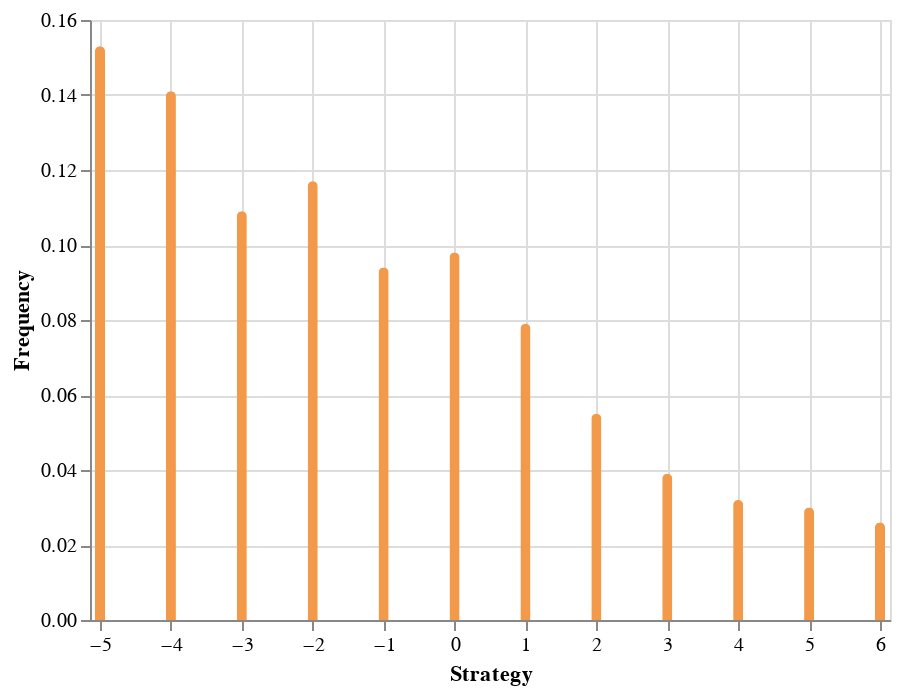

Notebook code for this chart:
### Code cell
import altair as alt
import pandas as pd
import numpy as np
print(len(global_strategies_average_numpy))

percentages = []

for i in range(min_strat, max_strat+1):
    percentages.append(len([strat for strat in global_strategies_average_numpy if strat == i])/len(global_strategies_average_numpy))
    

print(sum([percentages[0], percentages[1],percentages[2],percentages[3],percentages[4],percentages[5]]))
print(percentages)
data = pd.DataFrame({'Strategy': np.array([-5,-4,-3,-2,-1,0,1,2,3,4,5,6]),'Frequency':np.array(percentages),  'color':['#F2994A' for c in range(len(percentages))]})



bar = alt.Chart(data).mark_bar(
    cornerRadiusTopLeft=3,
    cornerRadiusTopRight=3
).encode(x=alt.X('x', scale=alt.Scale(domain=(min_strat, max_strat))), y='Frequency', ).encode(
    x=alt.X('Strategy', scale=alt.Scale(domain=(min_strat, max_strat))),
    color=alt.Color('color', scale=None)
)





bar

### Figure 1 — Vega-Lite specification as saved in the notebook (floating-point values rounded to 4 significant figures)
{"config": {"view": {"continuousWidth": 400, "continuousHeight": 300}}, "data": {"name": "data-8ecc0a547828d2fc8ec3cd393f0ba197"}, "mark": {"type": "bar", "cornerRadiusTopLeft": 3, "cornerRadiusTopRight": 3}, "encoding": {"color": {"type": "nominal", "field": "color", "scale": null}, "x": {"type": "quantitative", "field": "Strategy", "scale": {"domain": [-5, 6]}}, "y": {"type": "quantitative", "field": "Frequency"}}, "$schema": "https://vega.github.io/schema/vega-lite/v4.8.1.json", "datasets": {"data-8ecc0a547828d2fc8ec3cd393f0ba197": [{"Strategy": -5, "Frequency": 0.153, "color": "#F2994A"}, {"Strategy": -4, "Frequency": 0.141, "color": "#F2994A"}, {"Strategy": -3, "Frequency": 0.109, "color": "#F2994A"}, {"Strategy": -2, "Frequency": 0.117, "color": "#F2994A"}, {"Strategy": -1, "Frequency": 0.094, "color": "#F2994A"}, {"Strategy": 0, "Frequency": 0.098, "color": "#F2994A"}, {"Strategy": 1, "Frequency": 0.079, "color": "#F2994A"}, {"Strategy": 2, "Frequency": 0.055, "color": "#F2994A"}, {"Strategy": 3, "Frequency": 0.039, "color": "#F2994A"}, {"Strategy": 4, "Frequency": 0.032, "color": "#F2994A"}, {"Strategy": 5, "Frequency": 0.03, "color": "#F2994A"}, {"Strategy": 6, "Frequency": 0.026, "color": "#F2994A"}]}}
